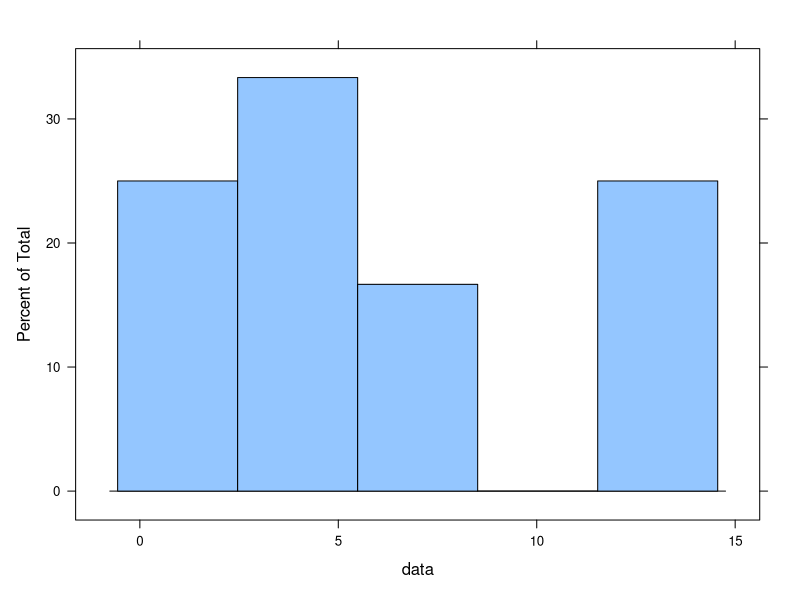
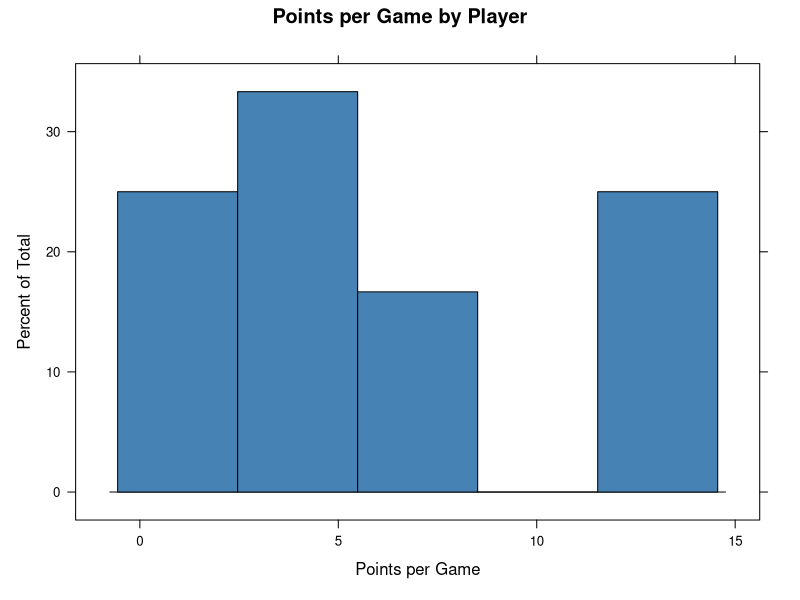
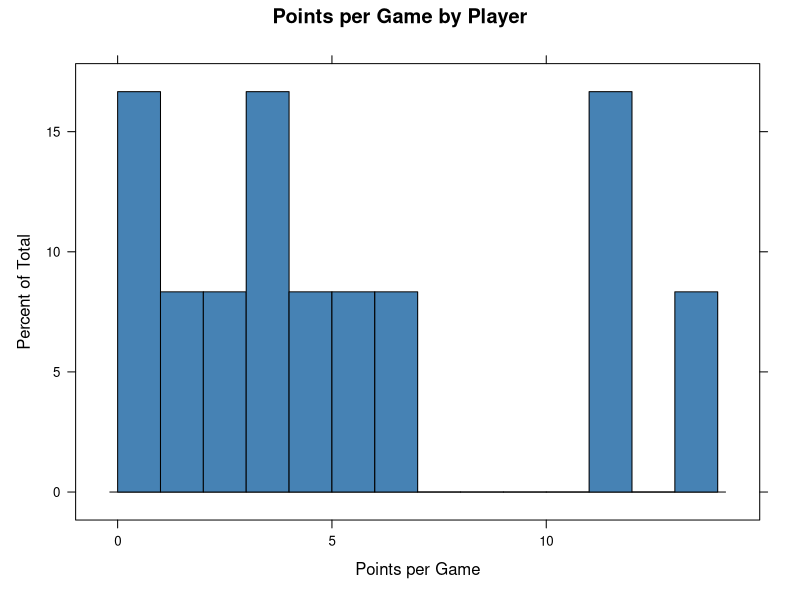
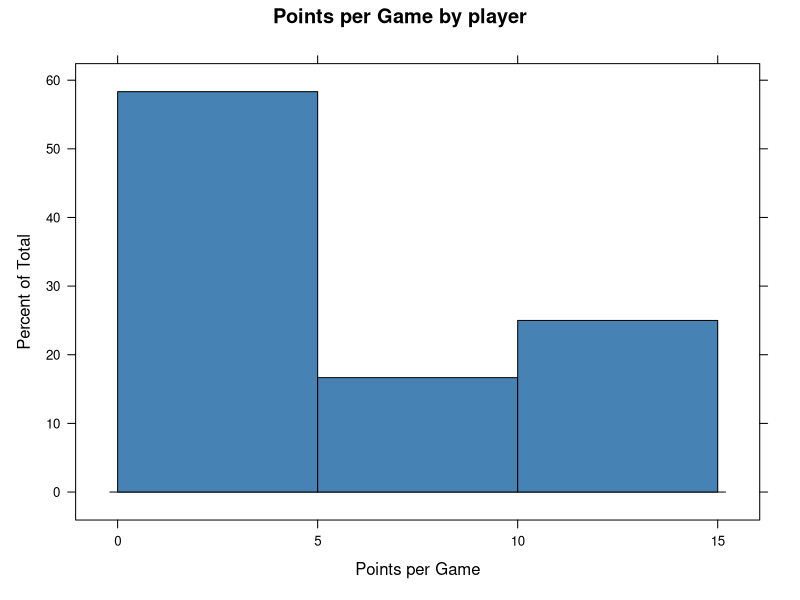

These charts were generated, in order, by the following R code:
# default histogram
library("lattice")

# create data
data <- c(0, 0, 2, 3, 4, 4, 5, 6, 7, 12, 12, 14)

# create relative frequency histogram
histogram(data)

# modifying the histogram
histogram(data, 
          main = "Points per Game by Player", 
          xlab = "Points per Game",
          col = "steelblue")

# modifying the numbers of bins for more granular look
histogram(data,
          main="Points per Game by Player",
          xlab = "Points per Game",
          col="steelblue",
          breaks = 15)

# modify the number of bins 
histogram(data,
          main="Points per Game by player",
          xlab = "Points per Game",
          col = "steelblue",
          breaks = 3)
